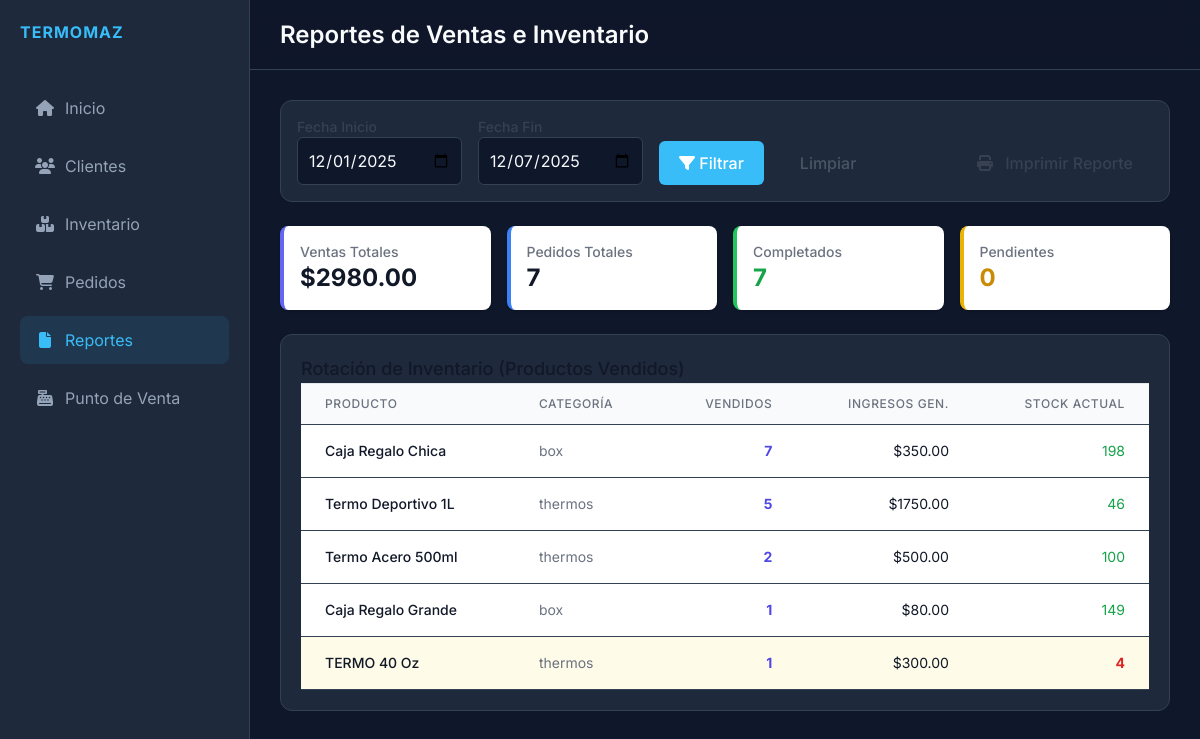
Page /reports on the committed database.
### models.py (models this page shows)
class Product(db.Model):
    id = db.Column(db.Integer, primary_key=True)
    name = db.Column(db.String(100), nullable=False)
    description = db.Column(db.Text)
    price = db.Column(db.Float, nullable=False)
    stock = db.Column(db.Integer, default=0)
    category = db.Column(db.String(50)) # 'thermos', 'box', 'other'
    created_at = db.Column(db.DateTime, default=datetime.utcnow)

### app.py (the view)
@app.route('/reports')
def reports():
    start_date_str = request.args.get('start_date')
    end_date_str = request.args.get('end_date')
    today = date.today()
    if not start_date_str:
        start_date = datetime(today.year, today.month, 1)
        start_date_str = start_date.strftime('%Y-%m-%d')
    else:
        try:
            start_date = datetime.strptime(start_date_str, '%Y-%m-%d')
        except ValueError:
             start_date = datetime(today.year, today.month, 1) # Fallback
    if not end_date_str:
        end_date = datetime.combine(today, datetime.max.time())
        end_date_str = today.strftime('%Y-%m-%d')
    else:
        try:
             end_date_dt = datetime.strptime(end_date_str, '%Y-%m-%d')
             end_date = datetime.combine(end_date_dt.date(), datetime.max.time())
        except ValueError:
             end_date = datetime.combine(today, datetime.max.time())
    orders_query = Order.query.filter(Order.date >= start_date, Order.date <= end_date)
    orders = orders_query.all()
    total_sales = sum(o.total for o in orders)
    total_orders_count = len(orders)
    completed_orders = sum(1 for o in orders if o.status == 'Completed')
    pending_orders = sum(1 for o in orders if o.status == 'Pending')
    rotation_data = {} # {product_id: {'product': obj, 'sold': 0, 'revenue': 0}}
    all_products = {p.id: p for p in Product.query.all()}
    for p_id, p in all_products.items():
        rotation_data[p_id] = {'product': p, 'sold': 0, 'revenue': 0}
    for order in orders:
        if order.status == 'Cancelled':
            continue
        for item in order.items:
            if item.product_id in rotation_data:
                rotation_data[item.product_id]['sold'] += item.quantity
                rotation_data[item.product_id]['revenue'] += (item.price_at_time * item.quantity)
    rotation_list = sorted(rotation_data.values(), key=lambda x: x['sold'], reverse=True)
    return render_template('reports.html',
                           start_date=start_date_str,
                           end_date=end_date_str,
                           total_sales=total_sales,
                           total_orders_count=total_orders_count,
                           completed_orders=completed_orders,
                           pending_orders=pending_orders,
                           rotation_data=rotation_list)

### templates/reports.html
{% extends 'base.html' %}
{% block title %}Reportes de Ventas e Inventario{% endblock %}
{% block content %}
<div class="space-y-6">
    <div class="card p-4 flex flex-col sm:flex-row justify-between items-end gap-4">
        <form action="{{ url_for('reports') }}" method="GET"
            class="flex flex-col sm:flex-row items-end gap-4 w-full sm:w-auto">
            <div>
                <label for="start_date" class="block text-sm font-medium text-gray-700">Fecha Inicio</label>
                <input type="date" name="start_date" id="start_date" value="{{ start_date }}" class="form-control"
                    required>
            </div>
            <div>
                <label for="end_date" class="block text-sm font-medium text-gray-700">Fecha Fin</label>
                <input type="date" name="end_date" id="end_date" value="{{ end_date }}" class="form-control" required>
            </div>
            <button type="submit" class="btn btn-primary whitespace-nowrap">
                <i class="fas fa-filter"></i> Filtrar
            </button>
            <a href="{{ url_for('reports') }}" class="btn btn-secondary text-gray-600 whitespace-nowrap">
                Limpiar
            </a>
        </form>
        <div>
            <button onclick="window.print()" class="btn btn-secondary text-gray-700 border-gray-300 hover:bg-gray-50">
                <i class="fas fa-print mr-2"></i> Imprimir Reporte
            </button>
        </div>
    </div>
    <div class="grid grid-cols-1 md:grid-cols-4 gap-4">
        <div class="bg-white p-4 rounded-lg shadow border-l-4 border-indigo-500">
            <h3 class="text-sm font-medium text-gray-500">Ventas Totales</h3>
            <p class="text-2xl font-bold text-gray-900">${{ "%.2f"|format(total_sales) }}</p>
        </div>
        <div class="bg-white p-4 rounded-lg shadow border-l-4 border-blue-500">
            <h3 class="text-sm font-medium text-gray-500">Pedidos Totales</h3>
            <p class="text-2xl font-bold text-gray-900">{{ total_orders_count }}</p>
        </div>
        <div class="bg-white p-4 rounded-lg shadow border-l-4 border-green-500">
            <h3 class="text-sm font-medium text-gray-500">Completados</h3>
            <p class="text-2xl font-bold text-green-600">{{ completed_orders }}</p>
        </div>
        <div class="bg-white p-4 rounded-lg shadow border-l-4 border-yellow-500">
            <h3 class="text-sm font-medium text-gray-500">Pendientes</h3>
            <p class="text-2xl font-bold text-yellow-600">{{ pending_orders }}</p>
        </div>
    </div>
    <div class="card">
        <div class="card-header border-b border-gray-200">
            <h2 class="text-lg font-medium text-gray-900">Rotación de Inventario (Productos Vendidos)</h2>
        </div>
        <div class="table-container">
            <table class="min-w-full divide-y divide-gray-200">
                <thead class="bg-gray-50">
                    <tr>
                        <th class="px-6 py-3 text-left text-xs font-medium text-gray-500 uppercase tracking-wider">
                            Producto</th>
                        <th class="px-6 py-3 text-left text-xs font-medium text-gray-500 uppercase tracking-wider">
                            Categoría</th>
                        <th class="px-6 py-3 text-right text-xs font-medium text-gray-500 uppercase tracking-wider">
                            Vendidos</th>
                        <th class="px-6 py-3 text-right text-xs font-medium text-gray-500 uppercase tracking-wider">
                            Ingresos Gen.</th>
                        <th class="px-6 py-3 text-right text-xs font-medium text-gray-500 uppercase tracking-wider">
                            Stock Actual</th>
                    </tr>
                </thead>
                <tbody class="bg-white divide-y divide-gray-200">
                    {% for item in rotation_data %}
                    <tr class="{{ 'bg-yellow-50' if item.product.stock < 5 else '' }}">
                        <td class="px-6 py-4 whitespace-nowrap text-sm font-medium text-gray-900">
                            {{ item.product.name }}
                        </td>
                        <td class="px-6 py-4 whitespace-nowrap text-sm text-gray-500">
                            {{ item.product.category }}
                        </td>
                        <td class="px-6 py-4 whitespace-nowrap text-sm text-right font-bold text-indigo-600">
                            {{ item.sold }}
                        </td>
                        <td class="px-6 py-4 whitespace-nowrap text-sm text-right text-gray-900">
                            ${{ "%.2f"|format(item.revenue) }}
                        </td>
                        <td
                            class="px-6 py-4 whitespace-nowrap text-sm text-right {{ 'text-red-600 font-bold' if item.product.stock < 5 else 'text-green-600' }}">
                            {{ item.product.stock }}
                        </td>
                    </tr>
                    {% endfor %}
                </tbody>
            </table>
        </div>
    </div>
</div>
{% endblock %}

### static/style.css (style rules this page uses)
:root { --bg-color: #0f172a; --sidebar-bg: #1e293b; --card-bg: #1e293b; --text-color: #f8fafc; --text-muted: #94a3b8; --accent-color: #38bdf8; --accent-hover: #0ea5e9; --border-color: #334155; --success-color: #22c55e; --danger-color: #ef4444; --font-main: 'Inter', sans-serif; }
* { margin: 0; padding: 0; box-sizing: border-box; }
body { font-family: var(--font-main); background-color: var(--bg-color); color: var(--text-color); height: 100vh; overflow: hidden; }
.card { background-color: var(--card-bg); border-radius: 12px; padding: 20px; border: 1px solid var(--border-color); margin-bottom: 20px; }
.form-control { width: 100%; padding: 10px; background-color: var(--bg-color); border: 1px solid var(--border-color); border-radius: 6px; color: var(--text-color); font-family: var(--font-main); }
.btn { padding: 10px 20px; border-radius: 6px; border: none; cursor: pointer; font-weight: 500; transition: background-color 0.3s; }
.btn-primary { background-color: var(--accent-color); color: #fff; }
.table-container { overflow-x: auto; }
table { width: 100%; border-collapse: collapse; }
th, td { padding: 15px; text-align: left; border-bottom: 1px solid var(--border-color); }
th { color: var(--text-muted); font-weight: 500; }

### rows in the picture
Product: product.name "Caja Regalo Chica", product.category "box", product.stock "198"
Product: product.name "Termo Deportivo 1L", product.category "thermos", product.stock "46"
Product: product.name "Termo Acero 500ml", product.category "thermos", product.stock "100"
Product: product.name "Caja Regalo Grande", product.category "box", product.stock "149"
Product: product.name "TERMO 40 Oz", product.category "thermos", product.stock "4"

### other values in the picture
{{ "%.2f"|format(total_sales) }} "2980.00"
{{ total_orders_count }} "7"
{{ completed_orders }} "7"
{{ pending_orders }} "0"
{{ item.sold }} "7" "5" "2" "1" "1"
{{ "%.2f"|format(item.revenue) }} "350.00" "1750.00" "500.00" "80.00" "300.00"
